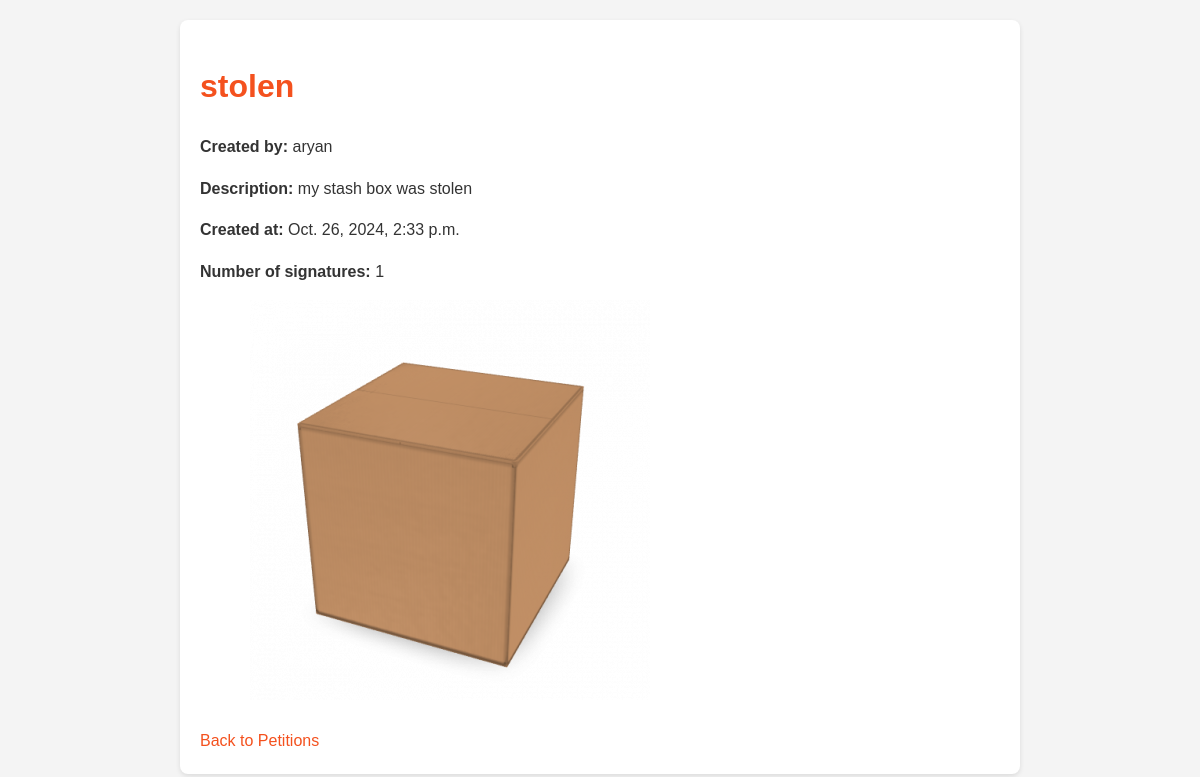
The page /complaints/petition/5/ on the database its author committed.
### complaints/models.py (models this page shows, shortened)
class Petition(models.Model):
    title = models.CharField(max_length=255)
    description = models.TextField()
    created_by = models.ForeignKey(User, on_delete=models.CASCADE)
    signatures = models.ManyToManyField(User, related_name='signed_petitions', blank=True)
    created_at = models.DateTimeField(auto_now_add=True)
    updated_at = models.DateTimeField(auto_now=True)
    is_edited = models.BooleanField(default=False)
    image = models.ImageField(upload_to='petitions/', blank=True, null=True)  # Add this line
    def signature_count(self):
        return self.signatures.count()

### complaints/views.py (the view)
# urls.py: path('petition/<int:petition_id>/', views.petition_detail, name='petition_detail'),
def petition_detail(request, petition_id):
    petition = get_object_or_404(Petition, id=petition_id)
    return render(request, 'complaints/petition_detail.html', {'petition': petition})

### complaints/templates/complaints/petition_detail.html (shortened to what this page needs)
<!DOCTYPE html>
<html lang="en">
<head>
</head>
<body>
    <div class="container">
        <h1>{{ petition.title }}</h1>
        <p><strong>Created by:</strong> {{ petition.created_by.username }}</p>
        <p><strong>Description:</strong> {{ petition.description }}</p>
        <p><strong>Created at:</strong> {{ petition.created_at }}</p>
        <p><strong>Number of signatures:</strong> {{ petition.signature_count }}</p>
        {% if petition.image %}
            <img src="{{ petition.image.url }}" alt="Image for {{ petition.title }}" style="max-width: 100%; height: auto;">
        {% endif %}
        <div class="actions">
            <a href="{% url 'petition_list' %}">Back to Petitions</a>
        </div>
    </div>
</body>
</html>

### complaints/templates/complaints/petition_detail.html (style rules this page uses)
body { font-family: Arial, sans-serif; background-color: #f4f4f4; color: #333; line-height: 1.6; margin: 20px; }
.container { max-width: 800px; margin: 0 auto; padding: 20px; background: white; border-radius: 8px; box-shadow: 0 2px 5px rgba(0, 0, 0, 0.1); }
h1 { color: #f4511e; }
.actions { margin-top: 20px; }
.actions a { margin-right: 15px; text-decoration: none; color: #f4511e; }

### rows shown on the page
Petition: title "stolen", created_by.username "aryan", description "my stash box was stolen", created_at "Oct. 26, 2024, 2:33 p.m.", signature_count "1", image (picture)
